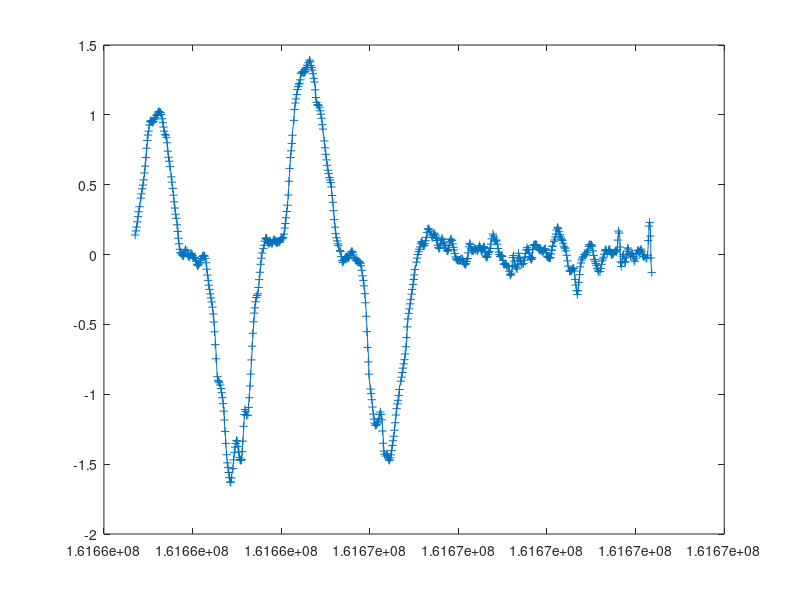

Reproduce this figure in MATLAB. (Note: this script raises an error after producing the figure.)
% visualize each gyro pred
fileID = fopen('forMatlab.txt','r');
formatSpec = '%f %f %f %f %f %f %f %f';
sizeA = [17 Inf];
A = fscanf(fileID,formatSpec,sizeA);

f1 = figure;
time = A(2,:);
predx = A(3,:);
realx = A(6,:);
% up - down
predy = A(4,:);
realy = A(7,:);
% left - right
predz = A(5,:);
realz = A(8,:);

m = A(9:17,:);

predf = plot(time,predx,'-+');
predf.Color = "red";

hold on
realf = plot(time,realx,'-+');
realf.Color = "green";

hold on
realf = plot(time,predy,'-o');
realf.Color = "red";

hold on
realf = plot(time,realy,'-o');
realf.Color = "green";

hold on
realf = plot(time,predz,'-.');
realf.Color = "red";

hold on
realf = plot(time,realz,'-.');
realf.Color = "green";
hold off

xlabel('time(ms)')
ylabel('predicted gyro(rad/s)')
title('Plot of the Gyro Prediction for three axis')

forward = [0; 0; 1];
f2 = figure;
forwards = zeros(length(time-1),3);
rotationCurrent = eye(3);
forwardsGT= zeros(length(time-1),3);
rotationCurrentGT = eye(3);
for i = 2:length(time)
        curT = time(i);
        curX = predx(i);
        curY = predy(i);
        curZ = predz(i);
        % Calculate the angular speed of the sample
        omegaMagnitude = sqrt(curX * curX + curY * curY + curZ * curZ);
        
        % Integrate around this axis with the angular speed by the timestep
        % in order to get a delta rotation from this sample over the timestep
        % We will convert this axis-angle representation of the delta rotation
        % into a quaternion before turning it into the rotation matrix.
        dT = (curT - time(i-1)) / 1000;
        thetaOverTwo = omegaMagnitude * dT / 2.0;
        sinThetaOverTwo = sin(thetaOverTwo);
        cosThetaOverTwo = cos(thetaOverTwo);
        deltaRotationVector = [cosThetaOverTwo sinThetaOverTwo*curX sinThetaOverTwo*curY sinThetaOverTwo*curZ];
        % User code should concatenate the delta rotation we computed with the current rotation
        % in order to get the updated rotation.
        curRotation = quat2rotm(deltaRotationVector);
        rotationCurrent = curRotation * rotationCurrent;
        
        forwards(i-1,:) = rotationCurrent * forward; % result vector3
        %%%
        curX = realx(i);
        curY = realy(i);
        curZ = realz(i);
        % Calculate the angular speed of the sample
        omegaMagnitude = sqrt(curX * curX + curY * curY + curZ * curZ);
        
        % Integrate around this axis with the angular speed by the timestep
        % in order to get a delta rotation from this sample over the timestep
        % We will convert this axis-angle representation of the delta rotation
        % into a quaternion before turning it into the rotation matrix.
        %dT = (curT - time(i-1)) / 1000;
        thetaOverTwo = omegaMagnitude * dT / 2.0;
        sinThetaOverTwo = sin(thetaOverTwo);
        cosThetaOverTwo = cos(thetaOverTwo);
        deltaRotationVector = [cosThetaOverTwo sinThetaOverTwo*curX sinThetaOverTwo*curY sinThetaOverTwo*curZ];
        % User code should concatenate the delta rotation we computed with the current rotation
        % in order to get the updated rotation.
        curRotation = quat2rotm(deltaRotationVector);
        rotationCurrentGT = curRotation * rotationCurrentGT;
        
        forwardsGT(i-1,:) = rotationCurrentGT * forward; % result vector3
end
plot3(forwards(1,1), forwards(1,2), forwards(1,3),'o');
hold on
p = plot3(forwards(:,1), forwards(:,2), forwards(:,3));
p.Color = "red";
hold on
p = plot3(forwardsGT(:,1), forwardsGT(:,2), forwardsGT(:,3));
p.Color = "green";
xlabel('time(ms)')
ylabel('ground truth forward')
title('Plot of the Gyro Prediction by Showing Forward Vector')

%hold on
%f3 = figure;
%forwards2 = zeros(length(time),3);
%for i = 1 : length(time)
%    mm = reshape(m(:,i),[3,3]);
%    forwards2(i,:) = mm * forward; % result vector3
%end
%p = plot3(forwards2(:,1), forwards2(:,2), forwards2(:,3));
%p.Color = "green";
%xlabel('time(ms)')
%ylabel('ground truth rotation')
%title('Plot of the Gyro Prediction by Showing Forward Vector')

hold off